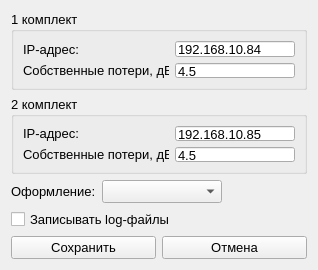
<?xml version="1.0" encoding="UTF-8"?>
<ui version="4.0">
 <class>Form</class>
 <widget class="QWidget" name="Form">
  <property name="geometry">
   <rect>
    <x>0</x>
    <y>0</y>
    <width>318</width>
    <height>270</height>
   </rect>
  </property>
  <property name="sizePolicy">
   <sizepolicy hsizetype="Fixed" vsizetype="Fixed">
    <horstretch>0</horstretch>
    <verstretch>0</verstretch>
   </sizepolicy>
  </property>
  <property name="minimumSize">
   <size>
    <width>318</width>
    <height>270</height>
   </size>
  </property>
  <property name="maximumSize">
   <size>
    <width>318</width>
    <height>270</height>
   </size>
  </property>
  <property name="font">
   <font>
    <pointsize>10</pointsize>
   </font>
  </property>
  <property name="windowTitle">
   <string>Настройки</string>
  </property>
  <property name="windowIcon">
   <iconset resource="resources.qrc">
    <normaloff>:/icons/icons/Settings.ico</normaloff>:/icons/icons/Settings.ico</iconset>
  </property>
  <layout class="QGridLayout" name="gridLayout_2">
   <item row="6" column="0">
    <widget class="QPushButton" name="pushButton_save">
     <property name="text">
      <string>Сохранить</string>
     </property>
    </widget>
   </item>
   <item row="6" column="1">
    <widget class="QPushButton" name="pushButton_cancel">
     <property name="text">
      <string>Отмена</string>
     </property>
    </widget>
   </item>
   <item row="2" column="0" colspan="2">
    <widget class="QGroupBox" name="groupBox">
     <property name="title">
      <string>1 комплект</string>
     </property>
     <layout class="QGridLayout" name="gridLayout_3">
      <item row="0" column="0">
       <widget class="QLabel" name="label">
        <property name="text">
         <string>IP-адрес:</string>
        </property>
       </widget>
      </item>
      <item row="0" column="1">
       <widget class="QLineEdit" name="lineEdit_ip_1">
        <property name="sizePolicy">
         <sizepolicy hsizetype="Fixed" vsizetype="Fixed">
          <horstretch>0</horstretch>
          <verstretch>0</verstretch>
         </sizepolicy>
        </property>
        <property name="maximumSize">
         <size>
          <width>120</width>
          <height>16777215</height>
         </size>
        </property>
        <property name="text">
         <string>192.168.10.84</string>
        </property>
       </widget>
      </item>
      <item row="1" column="0">
       <widget class="QLabel" name="label_2">
        <property name="text">
         <string>Собственные потери, дБ:</string>
        </property>
       </widget>
      </item>
      <item row="1" column="1">
       <widget class="QLineEdit" name="lineEdit_tl_1">
        <property name="sizePolicy">
         <sizepolicy hsizetype="Fixed" vsizetype="Fixed">
          <horstretch>0</horstretch>
          <verstretch>0</verstretch>
         </sizepolicy>
        </property>
        <property name="maximumSize">
         <size>
          <width>120</width>
          <height>16777215</height>
         </size>
        </property>
        <property name="text">
         <string>4.5</string>
        </property>
       </widget>
      </item>
     </layout>
    </widget>
   </item>
   <item row="3" column="0" colspan="2">
    <widget class="QGroupBox" name="groupBox_2">
     <property name="title">
      <string>2 комплект</string>
     </property>
     <layout class="QGridLayout" name="gridLayout_4">
      <item row="0" column="0">
       <widget class="QLabel" name="label_3">
        <property name="text">
         <string>IP-адрес:</string>
        </property>
       </widget>
      </item>
      <item row="0" column="1">
       <widget class="QLineEdit" name="lineEdit_ip_2">
        <property name="sizePolicy">
         <sizepolicy hsizetype="Fixed" vsizetype="Fixed">
          <horstretch>0</horstretch>
          <verstretch>0</verstretch>
         </sizepolicy>
        </property>
        <property name="maximumSize">
         <size>
          <width>120</width>
          <height>16777215</height>
         </size>
        </property>
        <property name="text">
         <string>192.168.10.85</string>
        </property>
       </widget>
      </item>
      <item row="1" column="0">
       <widget class="QLabel" name="label_4">
        <property name="text">
         <string>Собственные потери, дБ:</string>
        </property>
       </widget>
      </item>
      <item row="1" column="1">
       <widget class="QLineEdit" name="lineEdit_tl_2">
        <property name="sizePolicy">
         <sizepolicy hsizetype="Fixed" vsizetype="Fixed">
          <horstretch>0</horstretch>
          <verstretch>0</verstretch>
         </sizepolicy>
        </property>
        <property name="maximumSize">
         <size>
          <width>120</width>
          <height>16777215</height>
         </size>
        </property>
        <property name="text">
         <string>4.5</string>
        </property>
       </widget>
      </item>
     </layout>
    </widget>
   </item>
   <item row="5" column="0" colspan="2">
    <widget class="QCheckBox" name="checkBox_logs">
     <property name="text">
      <string>Записывать log-файлы</string>
     </property>
    </widget>
   </item>
   <item row="4" column="0" colspan="2">
    <layout class="QHBoxLayout" name="horizontalLayout">
     <item>
      <widget class="QLabel" name="label_5">
       <property name="minimumSize">
        <size>
         <width>85</width>
         <height>0</height>
        </size>
       </property>
       <property name="maximumSize">
        <size>
         <width>85</width>
         <height>16777215</height>
        </size>
       </property>
       <property name="text">
        <string>Оформление:</string>
       </property>
      </widget>
     </item>
     <item>
      <widget class="QComboBox" name="comboBox_style">
       <property name="minimumSize">
        <size>
         <width>120</width>
         <height>0</height>
        </size>
       </property>
       <property name="maximumSize">
        <size>
         <width>120</width>
         <height>16777215</height>
        </size>
       </property>
      </widget>
     </item>
     <item>
      <spacer name="horizontalSpacer">
       <property name="orientation">
        <enum>Qt::Horizontal</enum>
       </property>
       <property name="sizeHint" stdset="0">
        <size>
         <width>40</width>
         <height>20</height>
        </size>
       </property>
      </spacer>
     </item>
    </layout>
   </item>
  </layout>
 </widget>
 <resources>
  <include location="resources.qrc"/>
 </resources>
 <connections>
  <connection>
   <sender>pushButton_cancel</sender>
   <signal>clicked()</signal>
   <receiver>Form</receiver>
   <slot>close()</slot>
   <hints>
    <hint type="sourcelabel">
     <x>260</x>
     <y>247</y>
    </hint>
    <hint type="destinationlabel">
     <x>311</x>
     <y>-9</y>
    </hint>
   </hints>
  </connection>
 </connections>
</ui>
